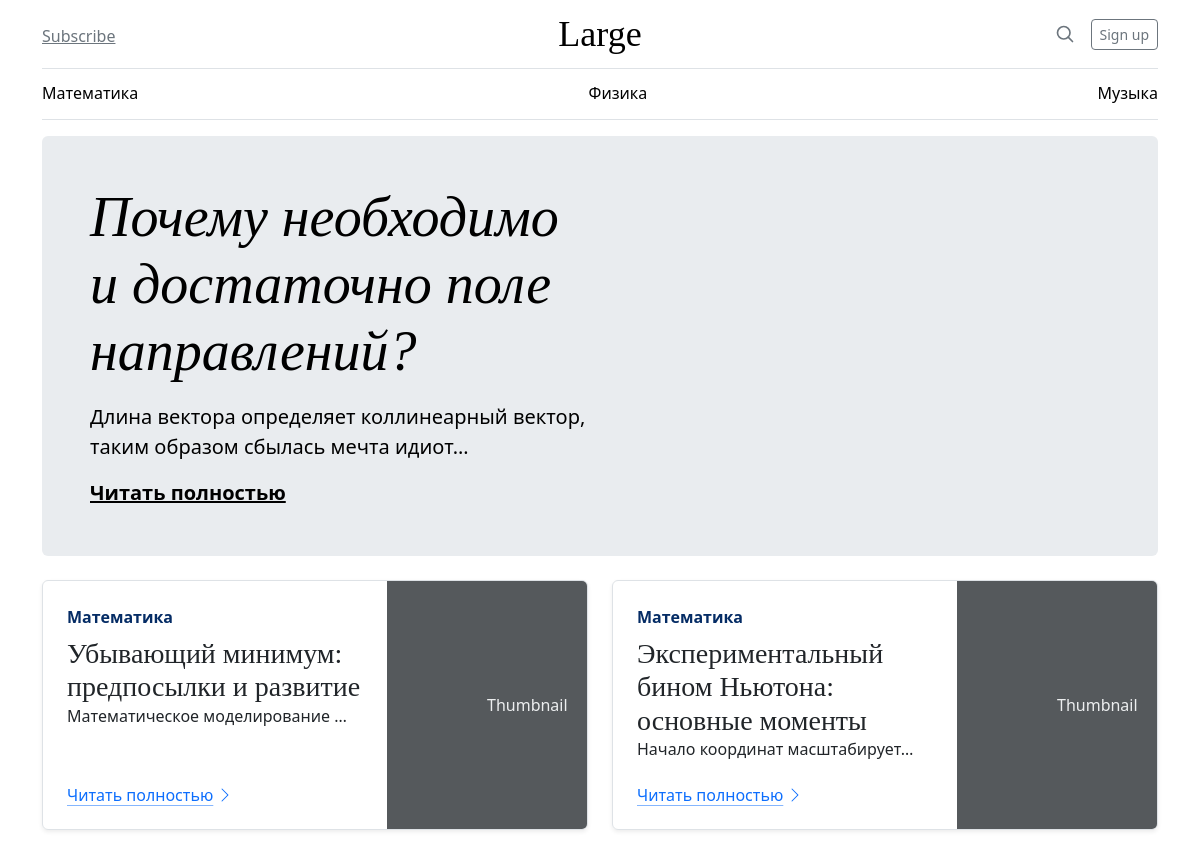
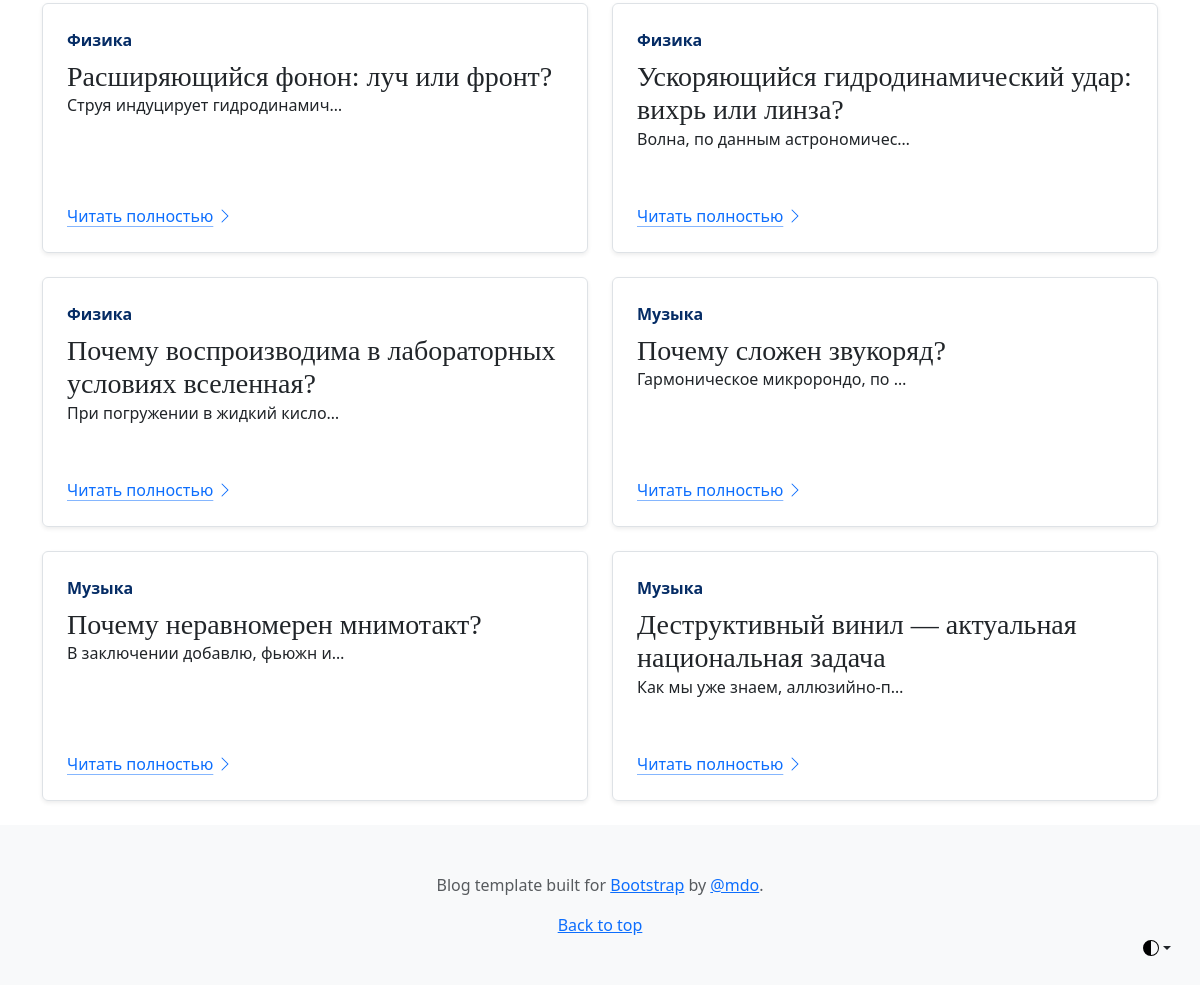
The page / on the database its author committed (2 pictures, top to bottom).
### blog/models.py (models this page shows, shortened)
class Category(models.Model):
    title = models.CharField(
        verbose_name='название',
        max_length=255,
    )
    description = models.TextField(
        verbose_name='описание',
        blank=True,
    )
    slug = models.SlugField(
        verbose_name='URL',
        unique=True,
    )
    def __str__(self):
        return self.title
    class Meta:
        verbose_name = 'категорию'
        verbose_name_plural = 'категории'

class Post(models.Model):
    title = models.CharField(
        verbose_name='название',
        max_length=255,
    )
    content = models.TextField(
        verbose_name='контент',
        blank=True,
    )
    picture = models.ImageField(
        verbose_name='картинка',
        blank=True,
    )
    slug = models.SlugField(
        verbose_name='URL',
        unique=False,
    )
    category = models.ForeignKey(
        verbose_name='категория',
        to='Category',
        on_delete=models.CASCADE,
    )
    class Meta:
        verbose_name = 'пост'
        verbose_name_plural = 'публикации'
        unique_together = ('category', 'slug')

### blog/views.py (the view)
# urls.py: path('', index),
def index(request):
    categories = Category.objects.all()
    posts = Post.objects.all()
    context = {
        'categories': categories,
        'posts': posts,
    }
    return render(
        request,
        'blog/index.html',
        context,
    )

### templates/blog/index.html (shortened to what this page needs)
<!doctype html>
<html lang="ru-RU" data-bs-theme="auto">
  <head>
    <link href="https://cdn.jsdelivr.net/npm/bootstrap@5.3.3/dist/css/bootstrap.min.css" rel="stylesheet">
  </head>
  <body>
    <div class="dropdown position-fixed bottom-0 end-0 mb-3 me-3 bd-mode-toggle">
      <button class="btn btn-bd-primary py-2 dropdown-toggle d-flex align-items-center"
              id="bd-theme"
              type="button"
              aria-expanded="false"
              data-bs-toggle="dropdown"
              aria-label="Toggle theme (auto)">
        <svg class="bi my-1 theme-icon-active" width="1em" height="1em"><use href="#circle-half"></use></svg>
      </button>
    </div>
<div class="container">
  <header class="border-bottom lh-1 py-3">
    <div class="row flex-nowrap justify-content-between align-items-center">
      <div class="col-4 pt-1">
        <a class="link-secondary" href="#">Subscribe</a>
      </div>
      <div class="col-4 text-center">
        <a class="blog-header-logo text-body-emphasis text-decoration-none" href="#">Large</a>
      </div>
      <div class="col-4 d-flex justify-content-end align-items-center">
        <a class="link-secondary" href="#" aria-label="Search">
          <svg xmlns="http://www.w3.org/2000/svg" width="20" height="20" fill="none" stroke="currentColor" stroke-linecap="round" stroke-linejoin="round" stroke-width="2" class="mx-3" role="img" viewBox="0 0 24 24"><title>Search</title><circle cx="10.5" cy="10.5" r="7.5"/><path d="M21 21l-5.2-5.2"/></svg>
        </a>
        <a class="btn btn-sm btn-outline-secondary" href="#">Sign up</a>
      </div>
    </div>
  </header>
  <div class="nav-scroller py-1 mb-3 border-bottom">
    <nav class="nav nav-underline justify-content-between">
      {% for category in categories %}
        <a class="nav-item nav-link link-body-emphasis" href="#">{{ category }}</a>
      {% endfor %}
    </nav>
  </div>
</div>
<main class="container">
      {% for post in posts|slice:":1" %}
      <div class="p-4 p-md-5 mb-4 rounded text-body-emphasis bg-body-secondary">
        <div class="col-lg-6 px-0">
          <h1 class="display-4 fst-italic">{{ post.title }}</h1>
          <p class="lead my-3">{{ post.content|truncatechars:80 }}</p>
          <p class="lead mb-0">
            <a href="#" class="text-body-emphasis fw-bold">Читать полностью</a>
          </p>
        </div>
      </div>
      {% endfor %}
      <div class="row mb-2">
        {% for post in posts|slice:"1:3" %}
        <div class="col-md-6">
          <div
            class="row g-0 border rounded overflow-hidden flex-md-row mb-4 shadow-sm h-md-250 position-relative"
          >
            <div class="col p-4 d-flex flex-column position-static">
              <strong class="d-inline-block mb-2 text-primary-emphasis"
                >{{ post.category }}</strong
              >
              <h3 class="mb-0">{{ post.title }}</h3>
              <p class="card-text mb-auto">
                {{ post.content|truncatechars:30 }}
              </p>
              <a
                href="#"
                class="icon-link gap-1 icon-link-hover stretched-link"
              >
                Читать полностью
                <svg class="bi"><use xlink:href="#chevron-right" /></svg>
              </a>
            </div>
            <div class="col-auto d-none d-lg-block">
              <svg
                class="bd-placeholder-img"
                width="200"
                height="250"
                xmlns="http://www.w3.org/2000/svg"
                role="img"
                aria-label="Placeholder: Thumbnail"
                preserveAspectRatio="xMidYMid slice"
                focusable="false"
              >
                <text x="50%" y="50%" fill="#eceeef" dy=".3em">Thumbnail</text>
              </svg>
            </div>
          </div>
        </div>
        {% endfor %}
      </div>
      <div class="row g-7">
        {% for post in posts|slice:"3:" %}
        <div class="col-md-6">
          <div
            class="row g-0 border rounded overflow-hidden flex-md-row mb-4 shadow-sm h-md-250 position-relative"
          >
            <div class="col p-4 d-flex flex-column position-static">
              <strong class="d-inline-block mb-2 text-primary-emphasis"
                >{{ post.category }}</strong
              >
              <h3 class="mb-0">{{ post.title }}</h3>
              <p class="card-text mb-auto">
                {{ post.content|truncatechars:30 }}
              </p>
              <a
                href="#"
                class="icon-link gap-1 icon-link-hover stretched-link"
              >
                Читать полностью
                <svg class="bi"><use xlink:href="#chevron-right" /></svg>
              </a>
            </div>
          </div>
        </div>
        {% endfor %}
      </div>
    </main>
<footer class="py-5 text-center text-body-secondary bg-body-tertiary">
  <p>Blog template built for <a href="https://getbootstrap.com/">Bootstrap</a> by <a href="https://twitter.com/mdo">@mdo</a>.</p>
  <p class="mb-0">
    <a href="#">Back to top</a>
  </p>
</footer>
  </body>
</html>

### templates/blog/index.html (style rules this page uses)
.blog-header-logo { font-family: "Playfair Display", Georgia, "Times New Roman", serif; font-size: 2.25rem; }
h1, h2, h3, h4, h5, h6 { font-family: "Playfair Display", Georgia, "Times New Roman", serif; }
@media (min-width: 768px) { .h-md-250 { height: 250px; } }

### rows shown on the page
Category: title "Математика"
Category: title "Физика"
Category: title "Музыка"
Post: title "Почему необходимо и достаточно поле направлений?", content "Длина вектора определяет коллинеарный вектор, таким образом сбылась мечта идиот…"
Post: category "Математика", title "Убывающий минимум: предпосылки и развитие", content "Математическое моделирование …"
Post: category "Математика", title "Экспериментальный бином Ньютона: основные моменты", content "Начало координат масштабирует…"
Post: category "Физика", title "Расширяющийся фонон: луч или фронт?", content "Струя индуцирует гидродинамич…"
Post: category "Физика", title "Ускоряющийся гидродинамический удар: вихрь или линза?", content "Волна, по данным астрономичес…"
Post: category "Физика", title "Почему воспроизводима в лабораторных условиях вселенная?", content "При погружении в жидкий кисло…"
Post: category "Музыка", title "Почему сложен звукоряд?", content "Гармоническое микророндо, по …"
Post: category "Музыка", title "Почему неравномерен мнимотакт?", content "В заключении добавлю, фьюжн и…"
Post: category "Музыка", title "Деструктивный винил — актуальная национальная задача", content "Как мы уже знаем, аллюзийно-п…"
